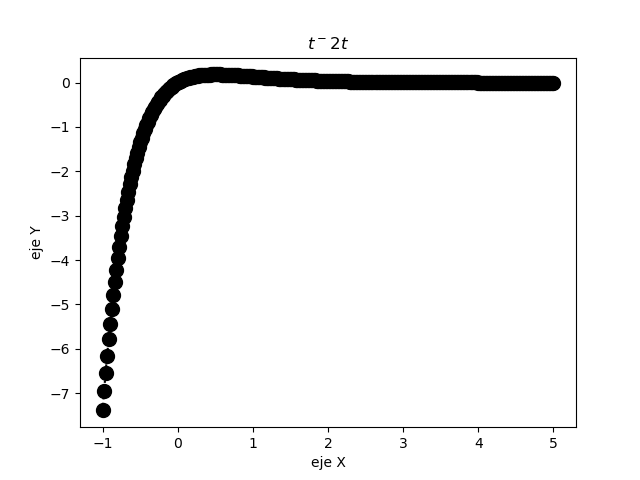

Generate this figure with Python:
import numpy as np
from matplotlib import pyplot as plt

tpoints =  np.linspace(-1, 5, 300)

def f(t):
    return(tpoints*np.exp(-2*tpoints))
plt.plot(tpoints, f(tpoints), 'o:k', ms = 10)
plt.title('$t^-2t$')
plt.xlabel("eje X")
plt.ylabel("eje Y")
plt.show()
